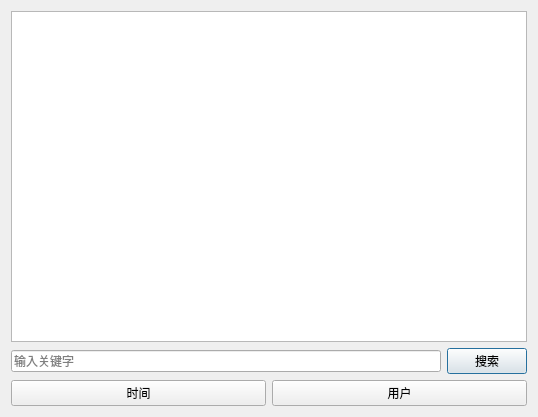
<?xml version="1.0" encoding="UTF-8"?>
<ui version="4.0">
 <class>HistoryDialog</class>
 <widget class="QDialog" name="HistoryDialog">
  <property name="geometry">
   <rect>
    <x>0</x>
    <y>0</y>
    <width>538</width>
    <height>417</height>
   </rect>
  </property>
  <property name="windowTitle">
   <string>Dialog</string>
  </property>
  <layout class="QVBoxLayout" name="verticalLayout">
   <item>
    <widget class="QPlainTextEdit" name="plainTextEdit"/>
   </item>
   <item>
    <layout class="QHBoxLayout" name="horizontalLayout_2">
     <item>
      <widget class="QLineEdit" name="lineEdit">
       <property name="placeholderText">
        <string>输入关键字</string>
       </property>
      </widget>
     </item>
     <item>
      <widget class="QPushButton" name="searchButton">
       <property name="text">
        <string>搜索</string>
       </property>
      </widget>
     </item>
    </layout>
   </item>
   <item>
    <layout class="QHBoxLayout" name="horizontalLayout">
     <item>
      <widget class="QPushButton" name="timeButton">
       <property name="text">
        <string>时间</string>
       </property>
      </widget>
     </item>
     <item>
      <widget class="QPushButton" name="userButton">
       <property name="text">
        <string>用户</string>
       </property>
      </widget>
     </item>
    </layout>
   </item>
  </layout>
 </widget>
 <resources/>
 <connections/>
</ui>
